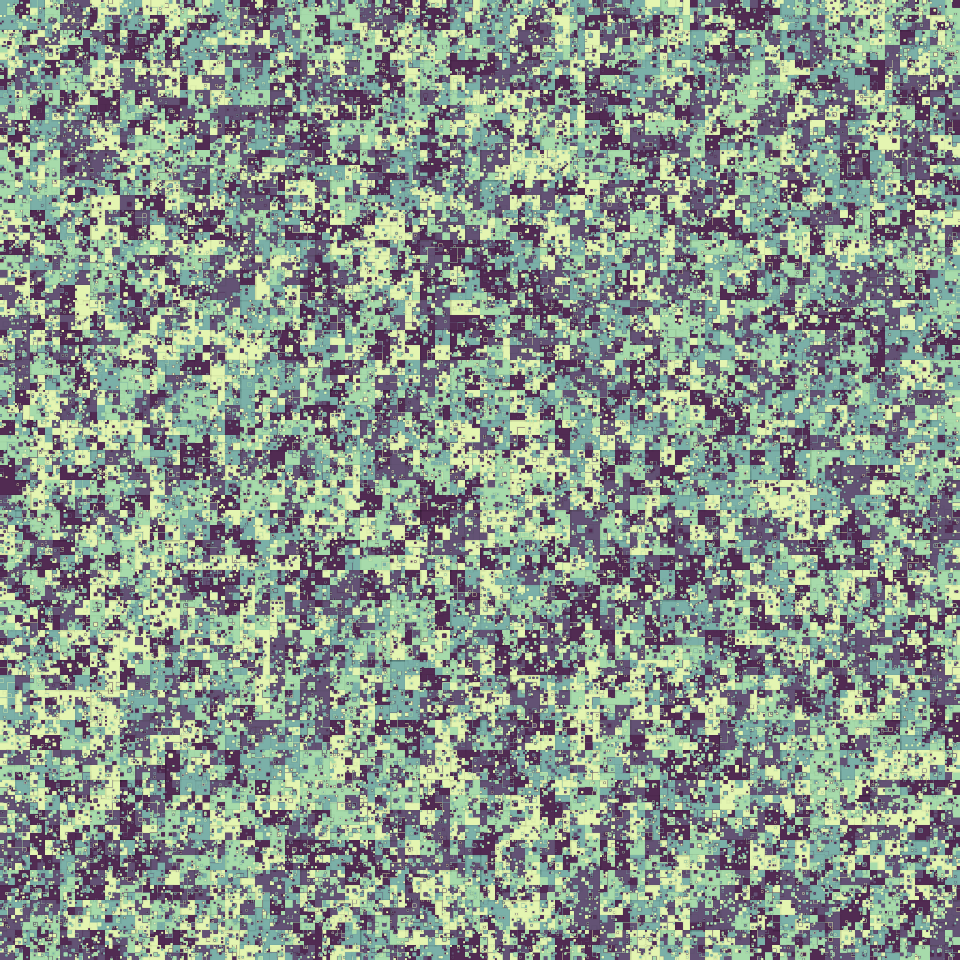
Frame 1 (no input)
Frame 60 (the mouse pressed at the canvas centre just before this capture): identical to frame 1, image omitted
Frame 120 (the mouse held since frame 60 and released just before this capture): identical to frame 1, image omitted

The Processing sketch that drew this single still picture (run headless with seeded random() and noise(); from frame 60 on, the mouse is pressed at the canvas centre):

// Processing sketch: quadis
// ── quadis.pde
int paleta[] = {
  #512B52, 
  #635274, 
  #7BB0A8, 
  #A7DBAB, 
  #E4F5B1
};

PGraphics render;
float zoom = 1;
int cx, cy;

void setup() {
  size(960, 960);
  render = createGraphics(960, 960);
  generar();
}

void draw() {
  scale(zoom);
  background(40);
  image(render, cx, cy);
}

void keyPressed() {
  if (key == 's') saveImage();
  else generar();
}

void mouseDragged() {
  cx -= (pmouseX-mouseX)*4;
  cy -= (pmouseY-mouseY)*4;
}

void mouseWheel(MouseEvent event) {
  float e = event.getCount();
  zoom += e*0.01;
}

void generar() {
  render.beginDraw();
  render.background(rcol());
  render.noStroke();
  int maxx = 8;
  float tt = width/2.;//int(pow(2, maxx));
  for (int j = 1; j <= maxx+1; j++) {
    for (int i = 0; i < 40000/tt; i++) {
      float x = int(random(render.width));
      float y = int(random(render.height));
      x -= x%tt;
      y -= y%tt;
      render.stroke(0, 4);
      for (int s = 3; s >= 1; s--) {
        render.strokeWeight(s);
        render.rect(x, y, tt, tt);
      }
      render.noStroke();
      render.fill(rcol());
      render.rect(x, y, tt, tt);
    }
    tt /= 2.;
  }
  render.endDraw();
}

int rcol() {
  return paleta[int(random(paleta.length))];
}

void saveImage() {
  render.save(frameCount+".png");
}
